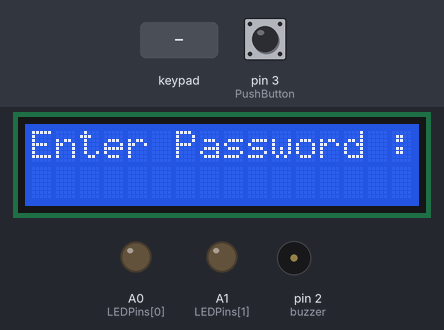
A sketch run on a simulated Arduino Uno, built with avr-gcc and run on an emulated ATmega328P. On the bench: 16×2 character LCD, output pins drawn as LEDs (lit = HIGH), buzzer (waves = sounding, pin HIGH). Inputs (shaded band) come from the test bench; at power-on: pin 3 (PushButton) LOW.

Above: at 3.2 s.
3.3 s: pin 3 (PushButton) pulled HIGH for 0.15 s
At 4.6 s:
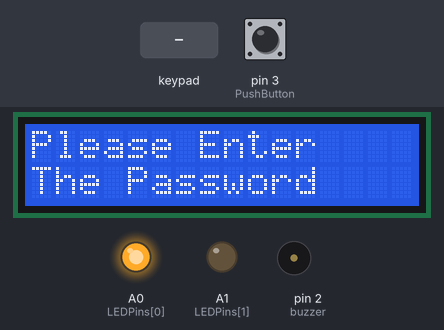
6.4 s: keypad keys 1 3 1 2 1 1 1 0 pressed 0.4 s apart
At 9.7 s:
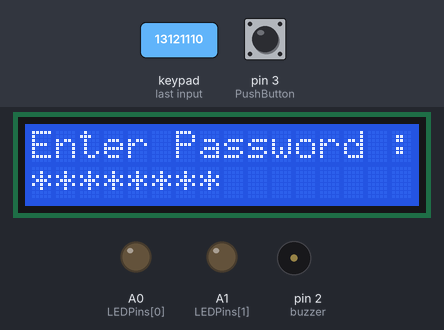
11.1 s: key '1' pressed
At 12.3 s:
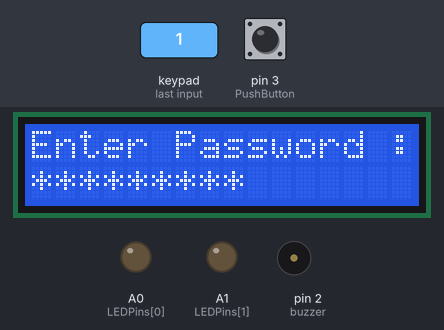
12.6 s: keypad keys 1 3 1 2 1 1 1 0 # pressed 0.4 s apart
At 15.5 s:
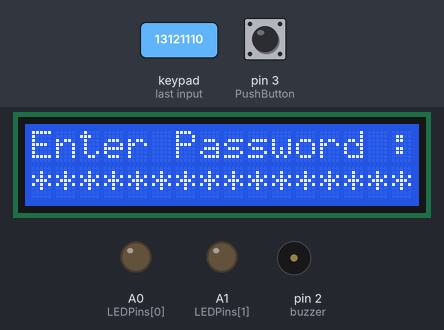
17.7 s: pin 3 (PushButton) pulled HIGH for 1 s
At 19.7 s:
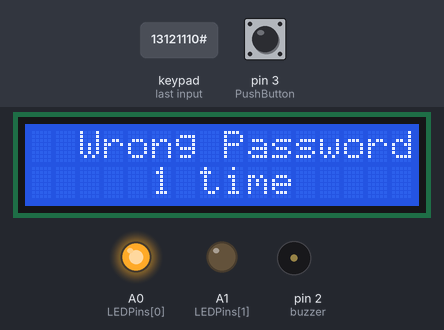
21.7 s: pin 3 (PushButton) pulled HIGH for 3.2 s
At 22.9 s:
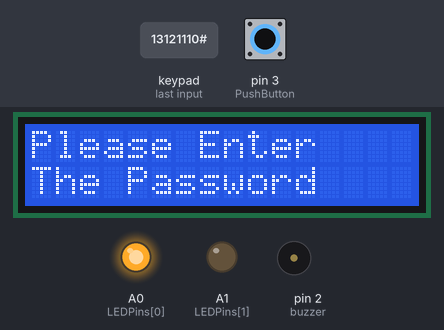
Timing chart, 0 to 28.9 s (numbered marks = the images above; inputs shaded):
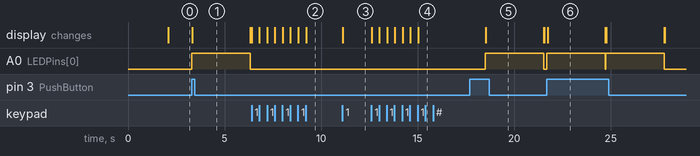

The sketch:

hotelSafe.ino
```cpp
// C++ code
//
#include<LiquidCrystal_I2C.h>
#include<Keypad.h>
const byte Rows = 4;
const byte Cols = 4;
const int LEDPins[2]={A0,A1};
const int buzzer=2;
const int PushButton = 3;
bool OpenUnlock = false;
bool LockedSystem = false;
int count = 0;
String DefaultPassword = "1234";
String UserTypePassword;
char UserTypePass = 0;
char keys[Rows][Cols] = {
  {'1','2','3','A'},
  {'4','5','6','B'},
  {'7','8','9','C'},
  {'*','0','#','D'}
};
 byte RowsPins[Rows] = {13,12,11,10};
 byte ColsPins[Cols] = {7,6,5,4};
Keypad keyboard = Keypad(makeKeymap(keys),RowsPins,ColsPins,Rows,Cols);
LiquidCrystal_I2C lcd(0x20,16,2);
void setup()
{
  pinMode(PushButton, INPUT);
  pinMode(buzzer, OUTPUT);
  for(int i=0;i<2;i++)
  {
  	  pinMode(LEDPins[i], OUTPUT);

  }
  lcd.init();
  lcd.backlight();
  lcd.setCursor(0,0);
  lcd.print("Loading");
  delay(2000);
  lcd.clear();
}

void loop()
{
  	if(OpenUnlock)
    {
        lcd.setCursor(0,0);
        lcd.print("Safe unlocked");
        digitalWrite(LEDPins[1], HIGH);
        digitalWrite(buzzer, HIGH);
    }
  	else if(LockedSystem)
    {
    	lcd.setCursor(1,0);
        lcd.print("Password wrong");
      	lcd.setCursor(1,1);
      	lcd.print("SYSTEM LOCKED");
      	digitalWrite(LEDPins[0], HIGH);
      	digitalWrite(buzzer, HIGH);
      	delay(800);
		digitalWrite(LEDPins[0], LOW);
      	digitalWrite(buzzer, LOW);
      	delay(800);
      	digitalWrite(LEDPins[0], HIGH);
      	digitalWrite(buzzer, HIGH);
      	delay(800);
    }
   	else
    {
      	lcd.setCursor(0,0);
        lcd.print("Enter Password : ");
        char key = keyboard.getKey();
        lcd.setCursor(0,1);
        if(key)
        {

                UserTypePass = key;
                UserTypePassword += UserTypePass;
                for(int i=0;i<UserTypePassword.length();i++)
                {
                        lcd.print("*");
                }
        }
        if(digitalRead(PushButton)==HIGH)
        {
            if(UserTypePassword==DefaultPassword)
            {
                OpenUnlock=true;
              	if(count>0)
                {
                	count=0;
                }
              	lcd.clear();
            }
          	else if(UserTypePassword!=DefaultPassword)
            {
                if(UserTypePass==0)
            	{
           			 digitalWrite(LEDPins[0], HIGH);
                     lcd.clear();
                     lcd.setCursor(0,0);
                     lcd.print("Please Enter");
                     lcd.setCursor(0,1);
                     lcd.print("The Password");
              		 delay(3000);
                     lcd.clear();
                     digitalWrite(LEDPins[0], LOW);
            	}
              	else
                {
                   UserTypePass=0;
                   UserTypePassword="";
                   count++;
                   delay(800);
                   if(count>3)
                   {
                      lcd.clear();
                      LockedSystem=true;

                   }
                   else
                   {
                       digitalWrite(LEDPins[0], HIGH);
                       lcd.clear();
                       lcd.setCursor(2,0);
                       lcd.print("Wrong Password");
                       lcd.setCursor(5,1);
                       if(count==1)
                       {
                           lcd.print(count);
                           lcd.print(" time");
                       }
                       else
                       {
                           lcd.print(count);
                           lcd.print(" times");
                       }
                       delay(3000);
                       lcd.clear();
                       digitalWrite(LEDPins[0], LOW);

                   }

                 }


            }


        }
    }


}
```

Measured:
- after the input at 3.3 s, A0 (LEDPins[0]): LOW → HIGH at once, → LOW 3.0 s later; the display: changes at once (image 1)
- after the input at 6.4 s, the display: first changes at once (image 2 shows a later state)
- after the input at 11.1 s, the display: changes at once (image 3)
- after the input at 12.6 s, the display: first changes at once (image 4 shows a later state)
- after the input at 17.7 s, A0 (LEDPins[0]): LOW → HIGH after 0.82 s, → LOW 3.0 s later; the display: changes after 0.84 s (image 5)
- after the input at 21.7 s, A0 (LEDPins[0]): alternates HIGH for 3.0 s and LOW for 0.02 s, starting at once; the display: changes at once (image 6)
